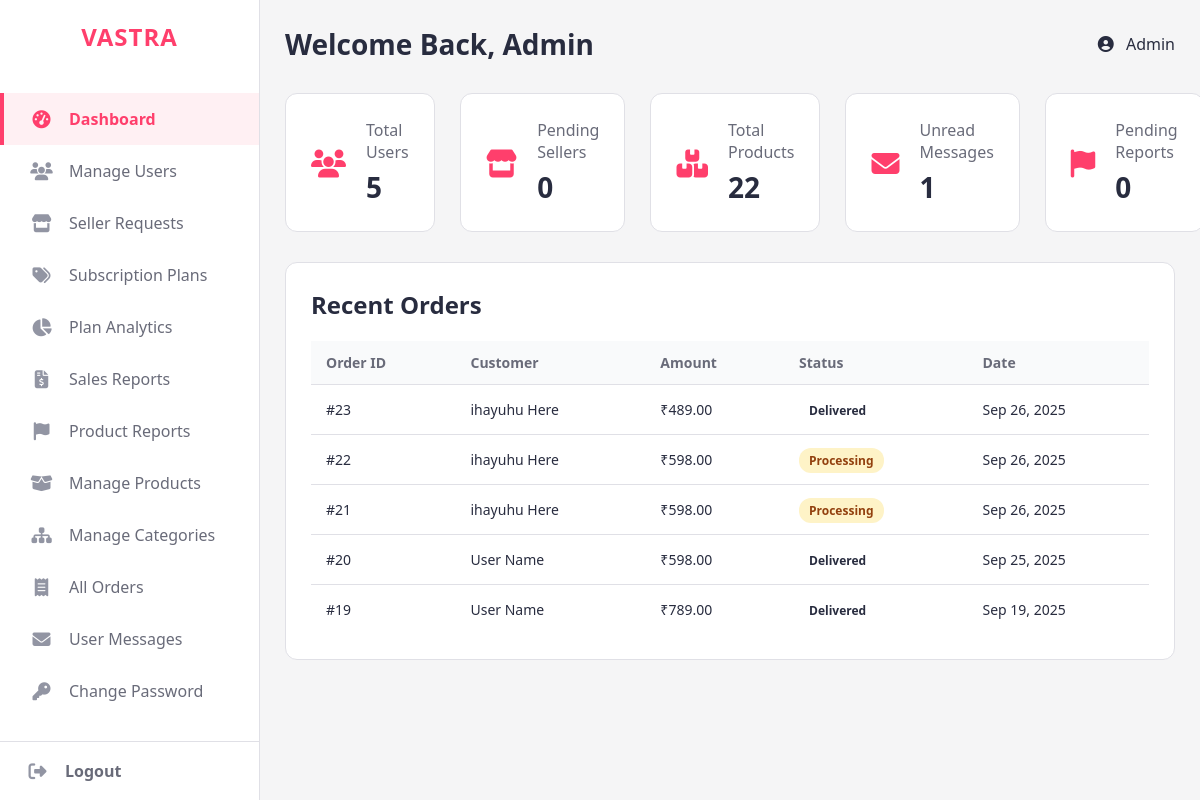
Page /admin/dashboard.php (signed in) on the committed database.
### tables this page shows
CREATE TABLE `users` (
  `user_id` int(11) NOT NULL,
  `fname` varchar(50) NOT NULL,
  `lname` varchar(50) NOT NULL,
  `email` varchar(50) NOT NULL,
  `phone` varchar(10) NOT NULL
);

CREATE TABLE `orders` (
  `order_id` int(11) NOT NULL,
  `user_id` int(11) NOT NULL,
  `address_id` int(11) NOT NULL,
  `total_amount` decimal(10,2) NOT NULL,
  `status` enum('Pending','Processing','Shipped','Delivered') NOT NULL DEFAULT 'Pending',
  `order_date` timestamp NOT NULL DEFAULT current_timestamp(),
  `razorpay_payment_id` varchar(255) DEFAULT NULL,
  `razorpay_order_id` varchar(255) DEFAULT NULL
);

### admin/dashboard.php (the view, shortened to what this page needs)
<?php
include "../config.php";
$result_admin_name = $conn->query("SELECT fname FROM users WHERE user_id = {$_SESSION['admin_id']}");
$admin_name = $result_admin_name->fetch_assoc()['fname'];
$result_users = $conn->query("SELECT COUNT(user_id) as total_users FROM login WHERE role != 'admin'");
$total_users = $result_users->fetch_assoc()['total_users'];
$result_sellers = $conn->query("SELECT COUNT(request_id) as pending_sellers FROM seller_requests WHERE status = 'pending'");
$pending_sellers = $result_sellers->fetch_assoc()['pending_sellers'];
$result_products = $conn->query("SELECT COUNT(product_id) as total_products FROM products");
$total_products = $result_products->fetch_assoc()['total_products'];
$result_messages = $conn->query("SELECT COUNT(message_id) as unread_messages FROM contact_messages WHERE status = 'unread'");
$unread_messages = $result_messages->fetch_assoc()['unread_messages'];
$result_reports = $conn->query("SELECT COUNT(report_id) as pending_reports FROM product_reports WHERE status = 'pending'");
$pending_reports = $result_reports->fetch_assoc()['pending_reports'];
$recent_orders = [];
$sql = "SELECT o.order_id, CONCAT(u.fname, ' ', u.lname) AS fullname, o.total_amount, o.status, o.order_date
        FROM orders o
        JOIN users u ON o.user_id = u.user_id
        ORDER BY o.order_date DESC
        LIMIT 5";
$result_orders = $conn->query($sql);
if ($result_orders && $result_orders->num_rows > 0) {
    while ($row = $result_orders->fetch_assoc()) {
        $recent_orders[] = $row;
    }
}
?>
<!DOCTYPE html>
<html lang="en">
<head>
  <link rel="stylesheet" href="https://cdnjs.cloudflare.com/ajax/libs/font-awesome/6.4.0/css/all.min.css">
  <link rel="stylesheet" href="style.css">
</head>
<body>
  <aside class="sidebar">
    <?php require "header.php" ?>
  </aside>
  <div class="main-content">
    <header class="header">
      <h1>Welcome Back, <?php echo htmlspecialchars($admin_name); ?></h1>
      <div class="admin-profile"><a href="#"><i class="fas fa-user-circle"></i> <?php echo htmlspecialchars($admin_name); ?></a></div>
    </header>
    <main>
      <div class="cards-grid">
        <a href="manage-users.php">
          <div class="stat-card"><div class="icon"><i class="fas fa-users"></i></div><div class="info"><h3>Total Users</h3><p><?php echo number_format($total_users); ?></p></div></div>
        </a>
        <a href="seller-requests.php">
          <div class="stat-card"><div class="icon"><i class="fas fa-store"></i></div><div class="info"><h3>Pending Sellers</h3><p><?php echo number_format($pending_sellers); ?></p></div></div>
        </a>
        <a href="manage-products.php">
          <div class="stat-card"><div class="icon"><i class="fas fa-boxes-stacked"></i></div><div class="info"><h3>Total Products</h3><p><?php echo number_format($total_products); ?></p></div></div>
        </a>
        <a href="view-messages.php">
          <div class="stat-card"><div class="icon"><i class="fas fa-envelope"></i></div><div class="info"><h3>Unread Messages</h3><p><?php echo number_format($unread_messages); ?></p></div></div>
        </a>
        <a href="manage-reports.php">
          <div class="stat-card">
            <div class="icon"><i class="fas fa-flag"></i></div>
            <div class="info">
              <h3>Pending Reports</h3>
              <p><?php echo number_format($pending_reports); ?></p>
            </div>
          </div>
        </a>
      </div>
      <section class="content-card">
        <h2>Recent Orders</h2>
        <table class="data-table">
          <thead>
            <tr>
              <th>Order ID</th><th>Customer</th><th>Amount</th><th>Status</th><th>Date</th>
            </tr>
          </thead>
          <tbody>
            <?php if (empty($recent_orders)): ?>
              <tr><td colspan="5" style="text-align:center;">No recent orders found.</td></tr>
            <?php else: ?>
              <?php foreach ($recent_orders as $order): ?>
                <tr>
                  <td>#<?php echo htmlspecialchars($order['order_id']); ?></td>
                  <td><?php echo htmlspecialchars($order['fullname']); ?></td>
                  <td>₹<?php echo number_format($order['total_amount'], 2); ?></td>
                  <td><span class="status <?php echo htmlspecialchars(strtolower($order['status'])); ?>"><?php echo htmlspecialchars(ucfirst($order['status'])); ?></span></td>
                  <td><?php echo date('M d, Y', strtotime($order['order_date'])); ?></td>
                </tr>
              <?php endforeach; ?>
            <?php endif; ?>
          </tbody>
        </table>
      </section>
    </main>
  </div>
</body>
</html>

### admin/style.css (style rules this page uses)
:root { --primary: #ff3f6c; --primary-dark: #e6395a; --primary-light-bg: #fff0f3; --secondary: #282c3f; --light-gray: #f5f5f6; --dark-gray: #696b79; --white: #ffffff; --border-color: #e0e0e6; --success: #28a745; --warning: #ffc107; --danger: #dc3545; }
* { margin: 0; padding: 0; box-sizing: border-box; }
body { font-family: 'Segoe UI', Tahoma, Geneva, Verdana, sans-serif; background-color: var(--light-gray); display: flex; color: var(--secondary); }
.main-content { margin-left: 260px; width: calc(100% - 260px); padding: 25px; }
.header { display: flex; justify-content: space-between; align-items: center; margin-bottom: 30px; }
.header h1 { font-size: 28px; color: var(--secondary); }
.admin-profile a { color: var(--secondary); text-decoration: none; font-weight: 500; }
.admin-profile .fa-user-circle { margin-right: 8px; }
.cards-grid { display: grid; grid-template-columns: repeat(6, 1fr);; gap: 25px; }
.stat-card { background-color: var(--white); padding: 25px; border-radius: 12px; border: 1px solid var(--border-color); display: flex; align-items: center; gap: 20px; transition: border-color 0.3s, box-shadow 0.3s; }
.stat-card .icon { font-size: 28px; color: var(--primary); }
.stat-card .info h3 { margin: 0; font-size: 16px; color: var(--dark-gray); font-weight: 500; }
.stat-card .info p { margin: 5px 0 0; font-size: 28px; font-weight: 700; color: var(--secondary); }
.content-card { background: white; margin-top: 30px; padding: 25px; border-radius: 12px; border: 1px solid var(--border-color); }
.content-card h2 { margin-bottom: 20px; color: var(--secondary); }
.data-table { width: 100%; border-collapse: collapse; font-size: 14px; }
.data-table thead th { text-align: left; padding: 12px 15px; background-color: #f9fafb; font-weight: 600; color: var(--dark-gray); border-bottom: 1px solid var(--border-color); }
.data-table tbody td { padding: 15px; border-bottom: 1px solid var(--border-color); vertical-align: middle; }
.data-table tbody tr:last-child td { border-bottom: none; }
.status { padding: 4px 10px; border-radius: 12px; font-size: 12px; font-weight: 600; }
.status.pending, .status.processing { background-color: #fef3c7; color: #92400e; }

### admin/dashboard.php (style rules this page uses)
.cards-grid { display: grid; grid-template-columns: repeat(5, 1fr); gap: 25px; }
.cards-grid a { text-decoration: none; color: inherit; display: block; }
.stat-card { height: 100%; transition: transform 0.2s ease-in-out, box-shadow 0.2s ease-in-out; display: flex; align-items: center; }

### admin/header.php (style rules this page uses)
.sidebar { width: 260px; background-color: var(--white); height: 100vh; position: fixed; top: 0; left: 0; display: flex; flex-direction: column; border-right: 1px solid var(--border-color); z-index: 100; }

### rows in the picture
users: fname "Admin"
orders: order_id "23", fullname "ihayuhu Here", total_amount "489.00", status "Delivered", order_date "Sep 26, 2025"
orders: order_id "22", fullname "ihayuhu Here", total_amount "598.00", status "Processing", order_date "Sep 26, 2025"
orders: order_id "21", fullname "ihayuhu Here", total_amount "598.00", status "Processing", order_date "Sep 26, 2025"
orders: order_id "20", fullname "User Name", total_amount "598.00", status "Delivered", order_date "Sep 25, 2025"
orders: order_id "19", fullname "User Name", total_amount "789.00", status "Delivered", order_date "Sep 19, 2025"

### other values in the picture
$total_users "5"
$pending_sellers "0"
$total_products "22"
$unread_messages "1"
$pending_reports "0"
